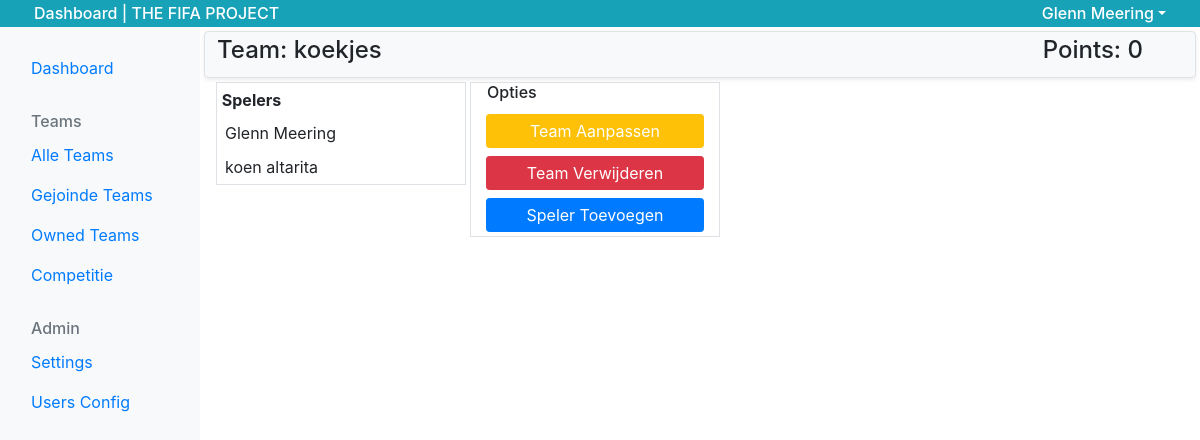
Page /dashboard/dashboard_page_team_details.php?id=1 (signed in) on the committed database.
### tables this page shows
CREATE TABLE `teams` (
  `id` int(11) UNSIGNED NOT NULL,
  `name` varchar(30) NOT NULL,
  `owner` int(11) UNSIGNED NOT NULL,
  `points` int(11) UNSIGNED NOT NULL DEFAULT '0',
  `created-at` datetime NOT NULL,
  `edit-at` datetime NOT NULL,
  `entered` tinyint(1) DEFAULT NULL
);

CREATE TABLE `user_team` (
  `id` int(11) UNSIGNED NOT NULL,
  `user` int(11) UNSIGNED NOT NULL,
  `team` int(11) UNSIGNED NOT NULL
);

CREATE TABLE `users` (
  `id` int(11) UNSIGNED NOT NULL,
  `firstname` varchar(255) NOT NULL,
  `middlename` varchar(255) DEFAULT NULL,
  `lastname` varchar(255) NOT NULL,
  `email` varchar(255) NOT NULL,
  `password` varchar(255) NOT NULL,
  `administrator` tinyint(1) DEFAULT NULL,
  `dev_admin` tinyint(1) DEFAULT NULL,
  `registers_date` datetime NOT NULL
);

### dashboard/dashboard_page_team_details.php (the view, shortened to what this page needs)
<?php
require 'dashboard_header.php';
require 'dashboard_navigation.php';
$team_id = $_GET['id'];
$sql = "SELECT ut.user as user,
               u.firstname as first,
               u.middlename as middle,
               u.lastname as last
        FROM `user_team` ut
        INNER JOIN `users` u ON ut.user = u.id
        INNER JOIN `teams` t ON ut.team = t.id
        WHERE ut.team = :team";
$prepare = $db->prepare($sql);
$prepare->execute([
  'team' => $team_id
]);
$players = $prepare->fetchAll(2);
$sql = "SELECT * from `teams` t
        WHERE t.id = :team";
$prepare = $db->prepare($sql);
$prepare->execute([
  'team' => $team_id
]);
$team = $prepare->fetch(2);
$isMember = false;
foreach($players as $player)
{
  if ($_SESSION['id'] === $player['user'])
  {
    $isMember = true;
  }
}
echo'<div class="row">';
?>
  <div class="col-12 p-0">
    <div class="bg-light rounded m-1 border shadow-sm d-flex justify-content-between">
      <h2 class="h4 p-1 ml-2">Team: <?=$team['name']?></h2>
      <p class="h4 p-1 mr-5">Points: <?=$team['points']?></p>
    </div>
  </div>
  <div class="col-md-3 ml-3 p-0">
    <table class="border w-100 table-sm table-borderless table-hover">
      <thead>
        <tr>
          <th scope="col">Spelers</th>
        </tr>
      </thead>
      <tbody>
        <?php
          foreach ($players as $player)
          {
            echo '<tr>';
            echo "<td class='rounded px-2'>{$player['first']} {$player['middle']} {$player['last']}</td>";
            echo '</tr>';
          }
        ?>
      </tbody>
    </table>
  </div>
  <div class="col-md-3 ml-1 p-0 border mb-auto">
    <h2 class="h6 ml-3">Opties</h2>
  <?php
          if (isset($_SESSION['id']) && $team['owner'] === $_SESSION['id'] || isset($_SESSION['admin'])) {
            echo "
            <div class=\"col-md-12\">
              <button type=\"button\" class=\"w-100 btn btn-warning text-white btn-sm mx-0 my-1\" style=\"font-size: 1rem\" data-toggle=\"modal\" data-target=\"#Modal-edit\">Team Aanpassen</button>
            </div>";
          }
          if (isset($_SESSION['admin']) && $_SESSION['admin'] !== null && $_SESSION['admin'] === $_SESSION['id']) {
            echo "
            <div class=\"col-md-12\">
              <button type=\"button\" class=\"w-100 btn btn-danger btn-sm mx-0 my-1\" style=\"font-size: 1rem\" data-toggle=\"modal\" data-target=\"#Modal-delete\">Team Verwijderen</button>
            </div>";
          }
          if ($isMember === true) {
            echo "<div class=\"col-md-12\">
            <button type=\"button\" class=\"w-100 btn btn-primary btn-sm mx-0 my-1\" style=\"font-size: 1rem\" data-toggle=\"modal\" data-target=\"#Modal-invite\">Speler Toevoegen</button>
          </div>";
          }
          else
          {
            echo "
            <div class=\"col-md-12\">
              <button type=\"button\" class=\"w-100 btn btn-info text-white btn-sm mx-0 my-1\" style=\"font-size: 1rem\" data-toggle=\"modal\" data-target=\"#Modal-join\">Deelnemen</button>
            </div>";
          }
          ?>
  </div>
</div>
<?php
require 'dashboard_footer.php';

### rows in the picture
teams: name "koekjes", points "0"
user_team: users.firstname "Glenn", users.lastname "Meering"
user_team: users.firstname "koen", users.lastname "altarita"

### other values in the picture
$_SESSION['username'] "Glenn Meering"
